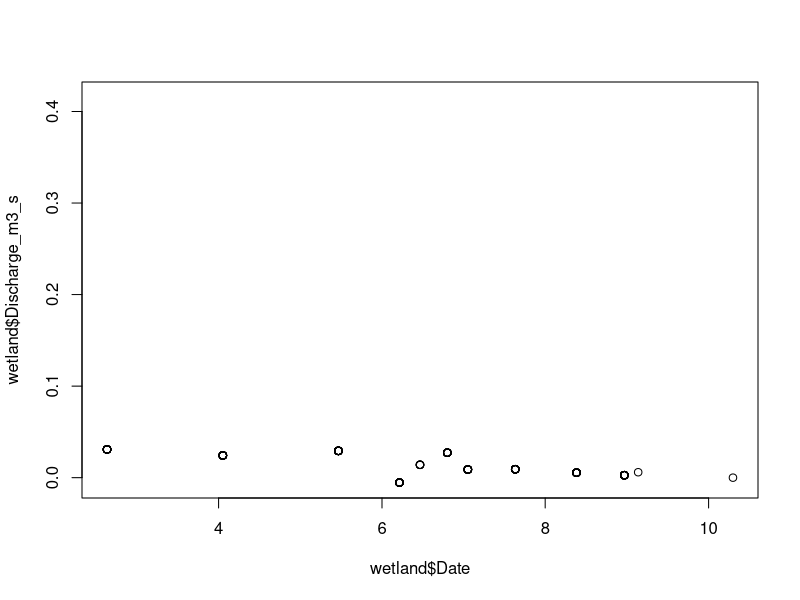

Recreate this plot in R. (Note: this script raises an error after producing the figure.)
# script to calculate discharge from digitized stream width/depth/velocity measurements
#install.packages("tidyverse")
library(tidyverse)

flow <- read_csv("./Inflow/2019_Discharge_Flowmate_test.csv") # the location of the discharge_digitized.csv, should come from github
flow$Date <- as.Date(flow$Date)
head(flow)

# first convert the depth to m in a new column (it is always measured in cm in the field)
flow$Depth_m <- flow$Depth_cm/100

# now convert the velocity to m/s (the flowmeter measures in ft/s)
#flow$Velocity <- as.numeric(flow$Velocity)
flow$Velocity_m.s <- ifelse(flow$Velocity_unit=="ft_s", flow$Velocity*0.3048, flow$Velocity)


# lastly calculate discharge for each interval
flow$Discharge <- flow$Depth_m * flow$Velocity_m.s * flow$WidthInterval_m

# now sum by site and date to get the total discharge for that day/site
flowA <-  flow %>% 
  group_by(Site, Date) %>% 
  mutate(Discharge_m3_s = sum(Discharge))


# now subset out only the unique discharge measurements
discharge <- flowA %>%
  select(Date, Site, Discharge_m3_s, FlowmeterSensorID, Notes)

dischargeA <- discharge[!duplicated(discharge[1:3]),]
dischargeB <- discharge[!duplicated(discharge),]




wetland <- discharge[discharge$Site=='F200',]
plot(wetland$Date, wetland$Discharge_m3_s)

write.csv(wetland, './Data/DataNotYetUploadedToEDI/Raw_inflow/Wetland_Discharge_Data.csv', row.names = FALSE)
